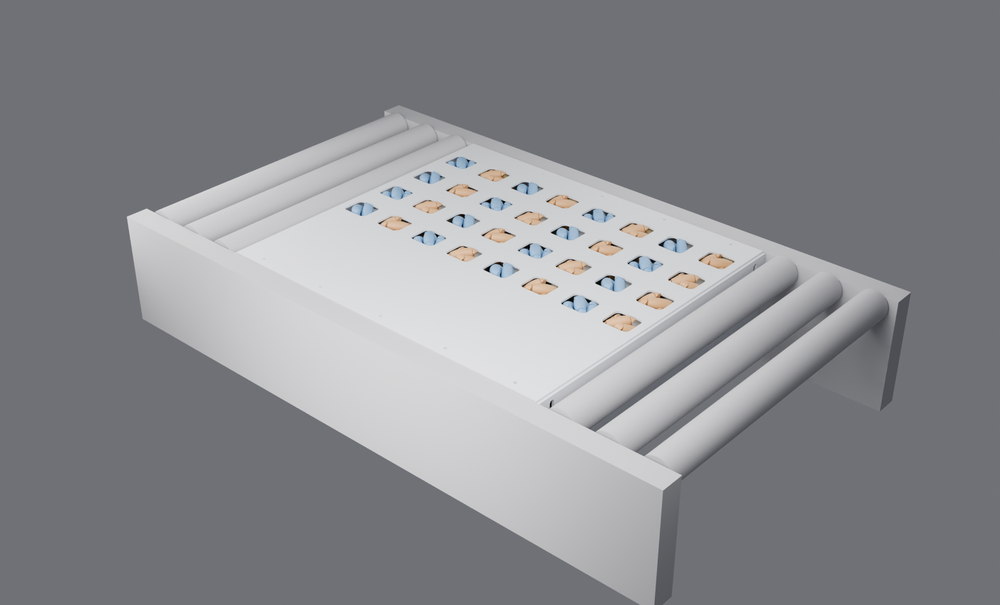
#> input picture docs/analisis/bloque_omni/BO3_hero.png, 1000 x 605 px, shrunk from 1900 x 1150 before the run
$ python bo3_compose.py
#> lines starting #> are read from the running program, lines starting #| are printed output that depends on the picture
import os
import matplotlib
matplotlib.use('Agg')
import matplotlib.pyplot as plt
import matplotlib.image as mpimg
import matplotlib.gridspec as gridspec

OUT = os.path.dirname(os.path.abspath(__file__))
p = lambda f: os.path.join(OUT, f)

fig = plt.figure(figsize=(20, 15.5), dpi=100)
gs = gridspec.GridSpec(3, 3, width_ratios=[1.25, 1.0, 1.0],
                       height_ratios=[1.05, 1.0, 1.05], figure=fig)

ax = fig.add_subplot(gs[0, 0])
ax.imshow(mpimg.imread(p('BO3_hero.png'))); ax.axis('off')
ax.set_title('v3 en su zona del ZP2026 — 4 ruedas/eje, grupo a la IZQUIERDA', fontsize=13, pad=6)

ax = fig.add_subplot(gs[0, 1:])
ax.imshow(mpimg.imread(p('BO3_destapado.png'))); ax.axis('off')
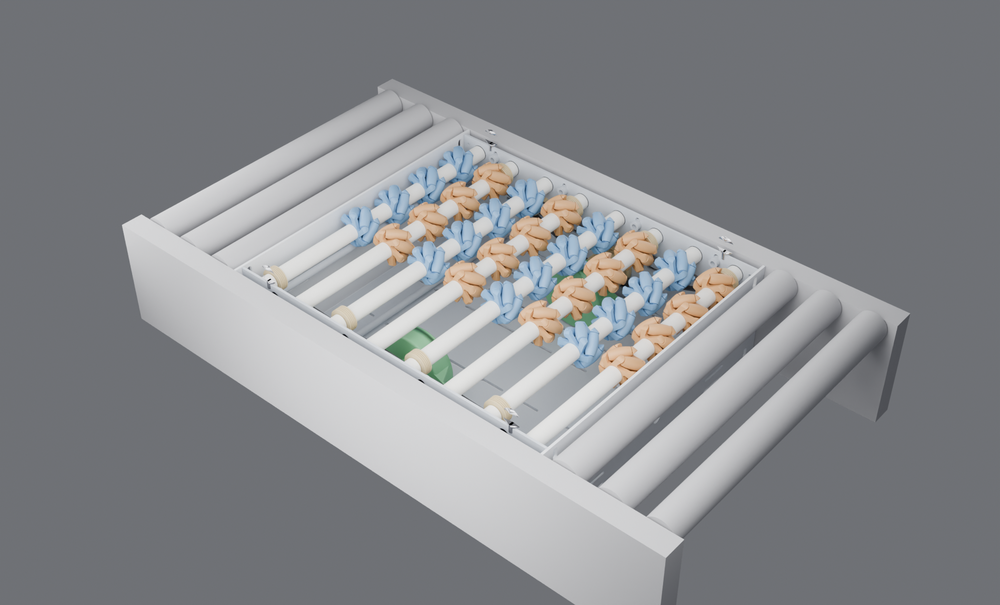
#> input picture docs/analisis/bloque_omni/BO3_destapado.png, 1000 x 605 px, shrunk from 1900 x 1150 before the run
ax.set_title('Sin tapa superior: 8 ejes alternados, ruedas equidistantes (paso 78) '
             'cargadas a +Y, bujes PVC en el lado libre', fontsize=12, pad=6)

ax = fig.add_subplot(gs[1, 0])
ax.imshow(mpimg.imread(p('BO3_planta.png'))); ax.axis('off')
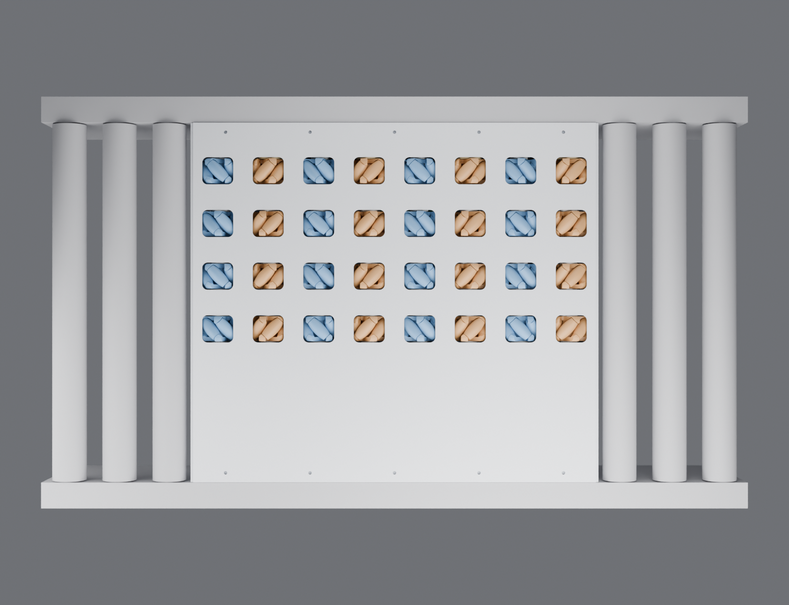
#> input picture docs/analisis/bloque_omni/BO3_planta.png, 789 x 605 px, shrunk from 1500 x 1150 before the run
ax.set_title('Planta: 32 ventanas mínimas; franja derecha CERRADA (grupo a la izquierda)',
             fontsize=11, pad=6)

ax = fig.add_subplot(gs[1, 1:])
ax.imshow(mpimg.imread(p('BO3_transmision.png'))); ax.axis('off')
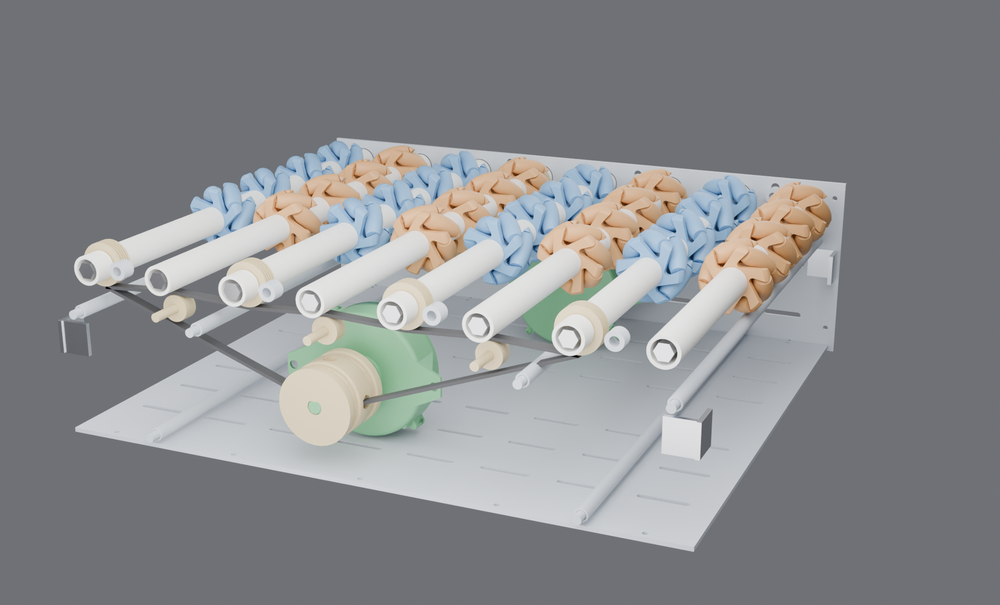
#> input picture docs/analisis/bloque_omni/BO3_transmision.png, 1000 x 605 px, shrunk from 1900 x 1150 before the run
ax.set_title('Serpentín POLY-V PJ (cara −Y abierta): UniDrive real → correa bajo las '
             '4 poleas Ø40 con 3 tensores Ø24 entre ejes', fontsize=11, pad=6)

ax = fig.add_subplot(gs[2, 0])
ax.imshow(mpimg.imread(p('BO3_motores.png'))); ax.axis('off')
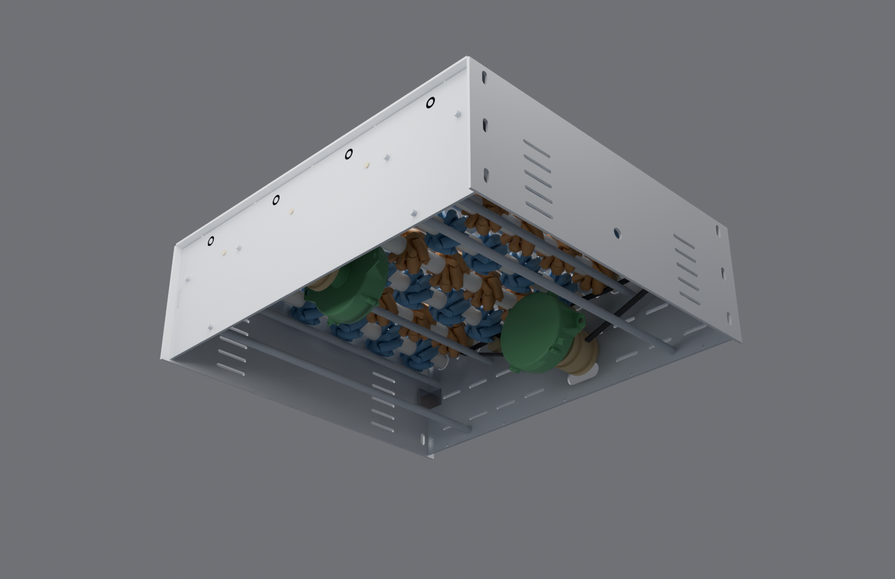
#> input picture docs/analisis/bloque_omni/BO3_motores.png, 895 x 579 px, shrunk from 1700 x 1100 before the run
ax.set_title('Desde abajo (sin tapa inferior ni base): LOS DOS UniDrive, uno por cara, '
             'con su serpentín', fontsize=10, pad=4)

ax = fig.add_subplot(gs[2, 1]); ax.axis('off')
t1 = (
    "MÓDULO (caja Flowsort v3)\n"
    "─────────────────────────────\n"
    "2 placas laterales 594×181×4\n"
    "  con RANURAS Flowsort (2 filas)\n"
    "PLACA BASE 582×498×4 con\n"
    "  arreglos de ranuras (p.23)\n"
    "6 separadores M8: solo salen\n"
    "  DONDE PASA LA CORREA (cruces\n"
    "  z44.5: x±211.6/±26; motores\n"
    "  hasta z50.4 → central a ±150)\n"
    "LATERALES de extremo con\n"
    "  columnas de ranuras verticales\n"
    "  9×20 + 4 escuadras → AJUSTE\n"
    "  EN PROFUNDIDAD del módulo\n"
    "tapa superior avellanada M5×10:\n"
    "  32 ventanas mín. · rueda +5.0\n"
    "tapa inferior con louvres\n"
    "colisas M8 9×25 al larguero\n"
    "  (Ø8.2, M8×16) → TOR +0…+2\n"
    "4 cáncamos M8 (§4.3)\n"
    "─────────────────────────────\n"
    "EJES Y RUEDAS\n"
    "─────────────────────────────\n"
    "8 ejes hex 14 (6001, paso 74.75)\n"
    "4 mecanum v7 REALES por eje:\n"
    "  y = −39/39/117/195 (paso 78,\n"
    "  grupo CARGADO A IZQUIERDA +Y)\n"
    "bujes PVC 3/4\"; el lado derecho\n"
    "  libre lleva buje largo (191)"
)
ax.text(0.0, 1.02, t1, transform=ax.transAxes, fontsize=9.2,
        family='monospace', va='top',
        bbox=dict(boxstyle='round,pad=0.5', fc='#f4f4f6', ec='#888'))

ax = fig.add_subplot(gs[2, 2]); ax.axis('off')
t2 = (
    "TRANSMISIÓN POLY-V (Flowsort)\n"
    "─────────────────────────────\n"
    "correa PJ 4 nervios por cara\n"
    "  (como SLD/DLD: PJ 559/4)\n"
    "serpentín: motor → BAJO las 4\n"
    "  poleas Ø40 del eje → SOBRE 3\n"
    "  tensores Ø24 entre ejes\n"
    "  (fondo polea 63.1 / tope\n"
    "  tensor 64.0 → abraza)\n"
    "2 UniDrive 24V reales DENTRO,\n"
    "  uno por cara, carrete real Ø68\n"
    "  87.7 bajo el plano de ejes\n"
    "cara −Y → 4 ejes DERECHOS\n"
    "cara +Y → 4 ejes IZQUIERDOS\n"
    "iguales→recto · diferencial→45°\n"
    "─────────────────────────────\n"
    "GATES (bloque_omni_v3.py)\n"
    "─────────────────────────────\n"
    "nivel 115.1 = ZP        OK\n"
    "sobresale tapa 5.0      OK\n"
    "polea 214–228 vs rueda\n"
    "  213.3 → holgura 0.7   OK\n"
    "lomo motor 50.4 < 51.1  OK\n"
    "base −73/−69 vs fondo\n"
    "  motor −67.7 → 1.3     OK\n"
    "ventanas 46.3×40.6      OK"
)
ax.text(0.0, 1.02, t2, transform=ax.transAxes, fontsize=9.2,
        family='monospace', va='top',
        bbox=dict(boxstyle='round,pad=0.5', fc='#eef4ee', ec='#7a8'))

fig.suptitle('Bloque OMNI v3 — módulo Flowsort completo: Poly-V, placa base, laterales con '
             'ajuste en profundidad, 4 ruedas/eje a la izquierda (bloque_omni_v3.py · bo3_scene.py)',
             fontsize=14.5, y=0.995)
fig.subplots_adjust(top=0.94, bottom=0.02, left=0.02, right=0.99, hspace=0.24, wspace=0.06)
fig.savefig(p('BO3_lamina.png'), dpi=100, facecolor='white')
print('lamina ok')
